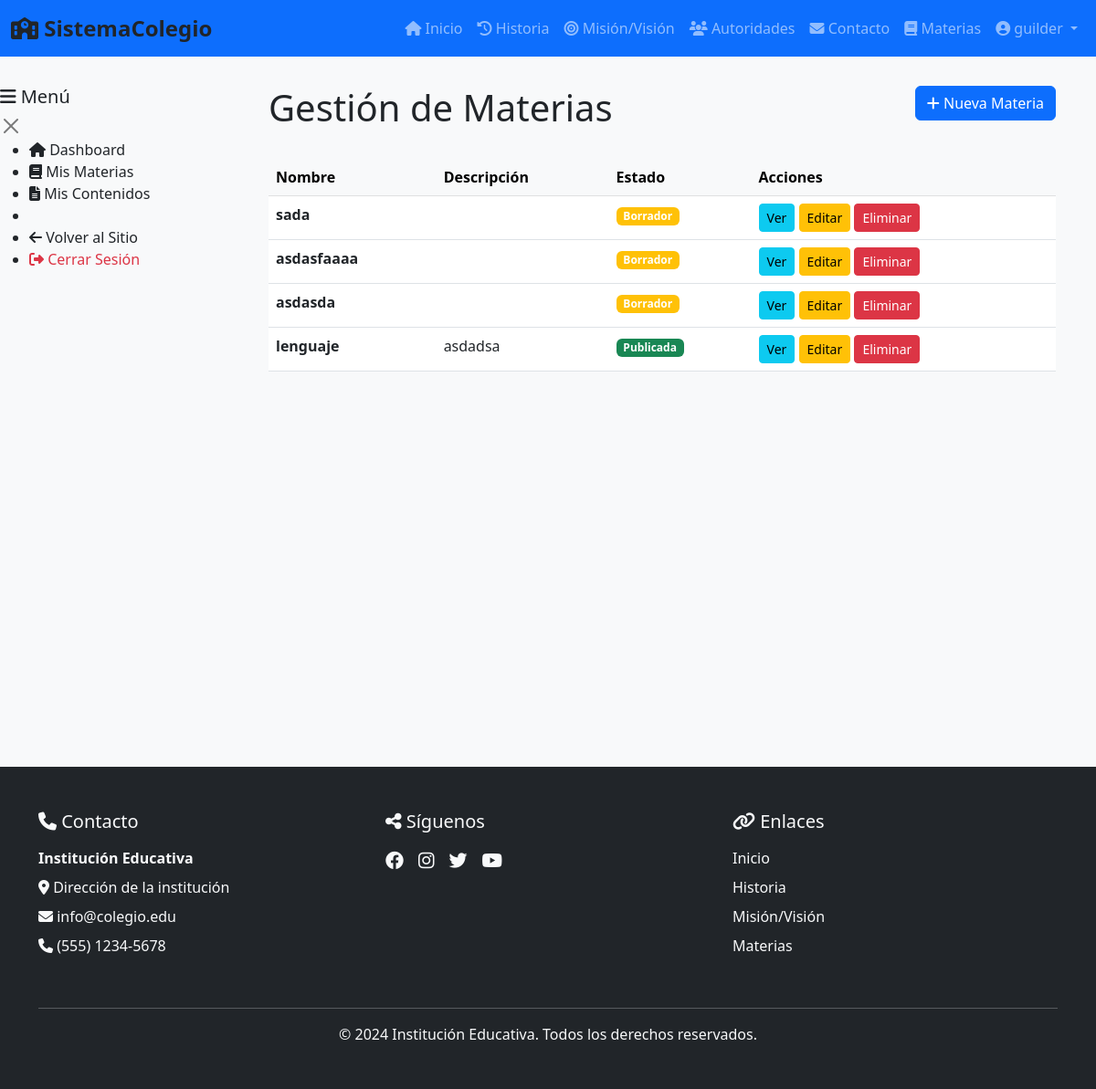
The page /materias-gestion/ (signed in) on the database as committed earlier.
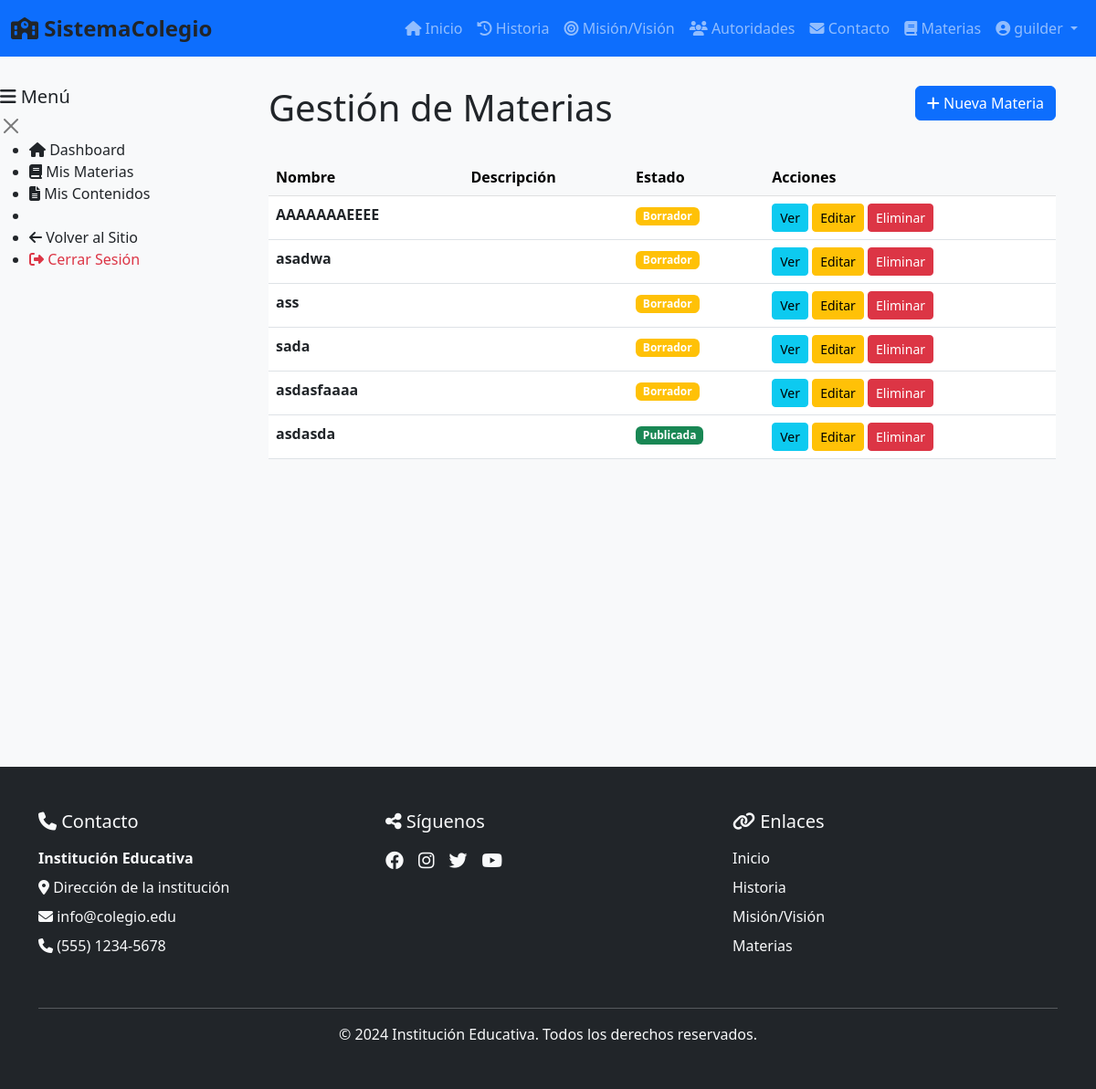
The same page on the database as committed later.
### core/models.py (models this page shows, shortened)
class Materia(models.Model):
    ESTADO_CHOICES = [
        ('borrador', 'Borrador'),
        ('publicada', 'Publicada'),
    ]
    profesor = models.ForeignKey(ProfesorProfile, on_delete=models.CASCADE)
    nombre = models.CharField(max_length=200)
    descripcion = models.TextField(blank=True)
    estado_publicacion = models.CharField(max_length=20, choices=ESTADO_CHOICES, default='borrador')
    fecha_creacion = models.DateTimeField(auto_now_add=True)
    class Meta:
        ordering = ['-fecha_creacion']

### core/views.py (the view)
# urls.py: path('materias-gestion/', views.MateriasGestionView.as_view(), name='materias_gestion'),
class MateriasGestionView(LoginRequiredMixin, TemplateView):
    template_name = 'materias/lista.html'
    def get_context_data(self, **kwargs):
        context = super().get_context_data(**kwargs)
        context['show_sidebar'] = True
        profesor_profile, _ = ProfesorProfile.objects.get_or_create(user=self.request.user)
        context['materias'] = Materia.objects.filter(profesor=profesor_profile)
        return context

### templates/materias/lista.html (shortened to what this page needs)
{% extends "base.html" %}
{% load static %}
{% block content %}
<div style="display: flex; min-height: calc(100vh - 70px); width: 100%;">
    <main style="flex: 1; padding: 2rem; width: 100%; overflow-y: auto;">
        <div class="container-fluid">
            <div class="row mb-4">
                <div class="col">
                    <h1>Gestión de Materias</h1>
                </div>
                <div class="col-auto">
                    <button class="btn btn-primary" data-bs-toggle="modal" data-bs-target="#crearMateriaModal">
                        <i class="fas fa-plus"></i> Nueva Materia
                    </button>
                </div>
            </div>
            {% if materias %}
                <div class="table-responsive">
                    <table class="table table-hover">
                        <thead class="table-light">
                            <tr>
                                <th>Nombre</th>
                                <th>Descripción</th>
                                <th>Estado</th>
                                <th>Acciones</th>
                            </tr>
                        </thead>
                        <tbody id="materiasTableBody">
                            {% for materia in materias %}
                                <tr>
                                    <td><strong>{{ materia.nombre }}</strong></td>
                                    <td>{{ materia.descripcion|truncatewords:10 }}</td>
                                    <td>
                                        <span class="badge {% if materia.estado_publicacion == 'publicada' %}bg-success{% else %}bg-warning{% endif %}">
                                            {{ materia.get_estado_publicacion_display }}
                                        </span>
                                    </td>
                                    <td>
                                        <button class="btn btn-sm btn-info" data-ver-materia="{{ materia.id }}">
                                            Ver
                                        </button>
                                        <button class="btn btn-sm btn-warning" data-editar-materia="{{ materia.id }}" data-bs-toggle="modal" data-bs-target="#editarMateriaModal">
                                            Editar
                                        </button>
                                        <button class="btn btn-sm btn-danger" data-eliminar-materia="{{ materia.id }}" data-materia-nombre="{{ materia.nombre }}">
                                            Eliminar
                                        </button>
                                    </td>
                                </tr>
                            {% endfor %}
                        </tbody>
                    </table>
                </div>
            {% endif %}
        </div>
    </main>
</div>
{% endblock %}

### templates/base.html (shortened to what this page needs)
{% load static %}
<!DOCTYPE html>
<html lang="es">
<head>
    <link href="https://cdn.jsdelivr.net/npm/bootstrap@5.3.0/dist/css/bootstrap.min.css" rel="stylesheet">
    <link rel="stylesheet" href="https://cdnjs.cloudflare.com/ajax/libs/font-awesome/6.4.0/css/all.min.css">
    <link rel="stylesheet" href="{% static 'css/base.css' %}">
    <link rel="stylesheet" href="{% static 'css/componentes/navbar.css' %}">
    <link rel="stylesheet" href="{% static 'css/componentes/sidebar.css' %}">
    <link rel="stylesheet" href="{% static 'css/componentes/footer.css' %}">
    <link rel="stylesheet" href="{% static 'css/secciones_estaticas/inicio.css' %}">
    <link rel="stylesheet" href="{% static 'css/secciones_estaticas/historia.css' %}">
    <link rel="stylesheet" href="{% static 'css/secciones_estaticas/mision.css' %}">
    <link rel="stylesheet" href="{% static 'css/secciones_estaticas/autoridades.css' %}">
    <link rel="stylesheet" href="{% static 'css/secciones_estaticas/contacto.css' %}">
    <link rel="stylesheet" href="{% static 'css/secciones_estaticas/materias_publicas.css' %}">
    <link rel="stylesheet" href="{% static 'css/materias/lista.css' %}">
    <link rel="stylesheet" href="{% static 'css/materias/modals/crear.css' %}">
    <link rel="stylesheet" href="{% static 'css/materias/modals/editar.css' %}">
    <link rel="stylesheet" href="{% static 'css/materias/modals/ver.css' %}">
    <link rel="stylesheet" href="{% static 'css/materias/modals/eliminar.css' %}">
    <link rel="stylesheet" href="{% static 'css/contenidos/lista.css' %}">
    <link rel="stylesheet" href="{% static 'css/contenidos/modals/crear.css' %}">
    <link rel="stylesheet" href="{% static 'css/contenidos/modals/editar.css' %}">
    <link rel="stylesheet" href="{% static 'css/contenidos/modals/ver.css' %}">
    <link rel="stylesheet" href="{% static 'css/contenidos/modals/eliminar.css' %}">
</head>
<body>
    {% include "componentes/navbar.html" %}
    <div class="{% if show_sidebar %}dashboard-container{% endif %}">
        {% if show_sidebar %}
            {% include "componentes/sidebar.html" %}
        {% endif %}
        <div>
            {% block content %}{% endblock %}
        </div>
    </div>
    {% include "componentes/footer.html" %}
</body>
</html>

### templates/componentes/navbar.html (shortened to what this page needs)
{% load static %}
<nav class="navbar navbar-expand-lg navbar-dark bg-primary sticky-top">
    <div class="container-fluid">
        <a class="navbar-brand fw-bold" href="/">
            <i class="fas fa-school"></i> SistemaColegio
        </a>
        <div class="collapse navbar-collapse" id="navbarNav">
            <ul class="navbar-nav ms-auto">
                <li class="nav-item">
                    <a class="nav-link" href="/">
                        <i class="fas fa-home"></i> Inicio
                    </a>
                </li>
                <li class="nav-item">
                    <a class="nav-link" href="/historia/">
                        <i class="fas fa-history"></i> Historia
                    </a>
                </li>
                <li class="nav-item">
                    <a class="nav-link" href="/mision-vision/">
                        <i class="fas fa-bullseye"></i> Misión/Visión
                    </a>
                </li>
                <li class="nav-item">
                    <a class="nav-link" href="/autoridades/">
                        <i class="fas fa-users"></i> Autoridades
                    </a>
                </li>
                <li class="nav-item">
                    <a class="nav-link" href="/contacto/">
                        <i class="fas fa-envelope"></i> Contacto
                    </a>
                </li>
                <li class="nav-item">
                    <a class="nav-link" href="/materias/">
                        <i class="fas fa-book"></i> Materias
                    </a>
                </li>
                {% if user.is_authenticated %}
                    <li class="nav-item dropdown">
                        <a class="nav-link dropdown-toggle" href="#" id="userDropdown" role="button" data-bs-toggle="dropdown">
                            <i class="fas fa-user-circle"></i> {{ user.first_name|default:user.username }}
                        </a>
                    </li>
                {% else %}
                    <li class="nav-item">
                        <a class="nav-link btn btn-light btn-sm text-dark ms-2" href="#" data-bs-toggle="modal" data-bs-target="#loginModal">
                            <i class="fas fa-sign-in-alt"></i> Iniciar
                        </a>
                    </li>
                {% endif %}
            </ul>
        </div>
    </div>
</nav>

### templates/componentes/sidebar.html
{% load static %}
<div class="sidebar" id="sidebarMenu">
    <div class="sidebar-header">
        <h5>
            <i class="fas fa-bars"></i> Menú
        </h5>
        <button type="button" class="btn-close" id="closeSidebar"></button>
    </div>
    <ul class="sidebar-nav">
        <li class="nav-item">
            <a class="nav-link {% if request.resolver_match.url_name == 'dashboard' %}active{% endif %}" href="/dashboard/">
                <i class="fas fa-home"></i> Dashboard
            </a>
        </li>
        <li class="nav-item">
            <a class="nav-link {% if request.resolver_match.url_name == 'materias_gestion' %}active{% endif %}" href="/materias-gestion/">
                <i class="fas fa-book"></i> Mis Materias
            </a>
        </li>
        <li class="nav-item">
            <a class="nav-link {% if request.resolver_match.url_name == 'contenidos_gestion' %}active{% endif %}" href="/contenidos-gestion/">
                <i class="fas fa-file-alt"></i> Mis Contenidos
            </a>
        </li>
        <li class="nav-divider"></li>
        <li class="nav-item">
            <a class="nav-link" href="/">
                <i class="fas fa-arrow-left"></i> Volver al Sitio
            </a>
        </li>
        <li class="nav-item">
            <a class="nav-link text-danger" href="/logout/">
                <i class="fas fa-sign-out-alt"></i> Cerrar Sesión
            </a>
        </li>
    </ul>
</div>

### templates/componentes/footer.html
{% load static %}
<footer class="bg-dark text-light py-5 mt-5">
    <div class="container">
        <div class="row">
            <div class="col-md-4 mb-4">
                <h5 class="mb-3">
                    <i class="fas fa-phone"></i> Contacto
                </h5>
                <p class="mb-2">
                    <strong>Institución Educativa</strong>
                </p>
                <p class="mb-2">
                    <i class="fas fa-map-marker-alt"></i> Dirección de la institución
                </p>
                <p class="mb-2">
                    <i class="fas fa-envelope"></i>
                    <a href="mailto:info@colegio.edu" class="text-light text-decoration-none">
                        info@colegio.edu
                    </a>
                </p>
                <p class="mb-2">
                    <i class="fas fa-phone"></i> (555) 1234-5678
                </p>
            </div>
            <div class="col-md-4 mb-4">
                <h5 class="mb-3">
                    <i class="fas fa-share-alt"></i> Síguenos
                </h5>
                <div class="d-flex gap-3">
                    <a href="#" class="text-light fs-5 text-decoration-none" title="Facebook">
                        <i class="fab fa-facebook"></i>
                    </a>
                    <a href="#" class="text-light fs-5 text-decoration-none" title="Instagram">
                        <i class="fab fa-instagram"></i>
                    </a>
                    <a href="#" class="text-light fs-5 text-decoration-none" title="Twitter">
                        <i class="fab fa-twitter"></i>
                    </a>
                    <a href="#" class="text-light fs-5 text-decoration-none" title="YouTube">
                        <i class="fab fa-youtube"></i>
                    </a>
                </div>
            </div>
            <div class="col-md-4 mb-4">
                <h5 class="mb-3">
                    <i class="fas fa-link"></i> Enlaces
                </h5>
                <ul class="list-unstyled">
                    <li class="mb-2">
                        <a href="{% url 'core:home' %}" class="text-light text-decoration-none">
                            Inicio
                        </a>
                    </li>
                    <li class="mb-2">
                        <a href="{% url 'core:historia' %}" class="text-light text-decoration-none">
                            Historia
                        </a>
                    </li>
                    <li class="mb-2">
                        <a href="{% url 'core:mision_vision' %}" class="text-light text-decoration-none">
                            Misión/Visión
                        </a>
                    </li>
                    <li class="mb-2">
                        <a href="{% url 'core:materias' %}" class="text-light text-decoration-none">
                            Materias
                        </a>
                    </li>
                </ul>
            </div>
        </div>
        <hr class="bg-light">
        <div class="row">
            <div class="col-12 text-center">
                <p class="mb-0">
                    &copy; 2024 Institución Educativa. Todos los derechos reservados.
                </p>
            </div>
        </div>
    </div>
</footer>

### static/css/base.css (style rules this page uses)
* { margin: 0; padding: 0; box-sizing: border-box; }
body { font-family: 'Segoe UI', Tahoma, Geneva, Verdana, sans-serif; background-color: #f8f9fa; color: #212529; }
.dashboard-container { display: flex; min-height: calc(100vh - 70px); }

### static/css/componentes/navbar.css (style rules this page uses)
.navbar { background-color: #ffffff; box-shadow: var(--shadow); position: sticky; top: 0; z-index: 100; }
.navbar-brand { font-size: 1.5rem; font-weight: 700; color: var(--primary); text-decoration: none; }

### static/css/componentes/sidebar.css (style rules this page uses)
.dashboard-container { display: grid; grid-template-columns: 250px 1fr; gap: 0; min-height: calc(100vh - 70px); }
.sidebar { background-color: #f8f9fa; border-right: 1px solid var(--border); padding: 2rem 0; position: sticky; top: 70px; height: calc(100vh - 70px); overflow-y: auto; }

Rows that differ between the two databases and show on the page:
removed Materia: nombre "lenguaje", descripcion "asdadsa", estado_publicacion "Publicada"
added Materia: nombre "AAAAAAAEEEE", estado_publicacion "Borrador"
added Materia: nombre "asadwa", estado_publicacion "Borrador"
added Materia: nombre "ass", estado_publicacion "Borrador"
changed Materia "asdasda": estado_publicacion "Borrador" → "Publicada"
